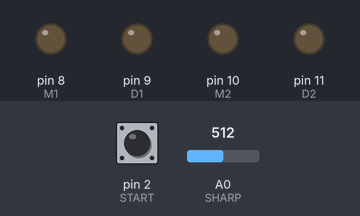
This sketch was run on a simulated Arduino Uno, built with avr-gcc and run on an emulated ATmega328P. Parts: output pins drawn as LEDs (lit = HIGH). Inputs (shaded band) come from the test bench; at power-on: A0 (SHARP) = 512, pin 2 (START) HIGH.

Above: at 1.2 s.
1.3 s: A0 (SHARP) set to 416
2.8 s: A0 (SHARP) set to 385
At 3.1 s:
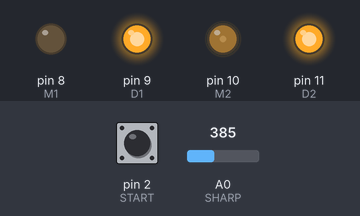
4.3 s: A0 (SHARP) set to 410
At 5.5 s:
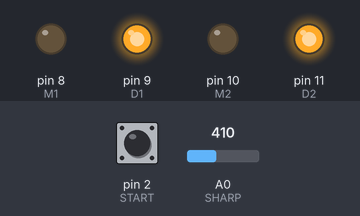
5.8 s: A0 (SHARP) set to 390
At 8.7 s:
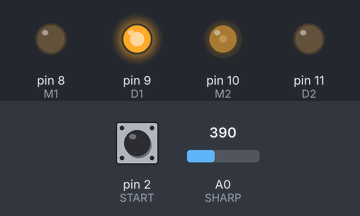
8.8 s: A0 (SHARP) set to 511
At 9.1 s:
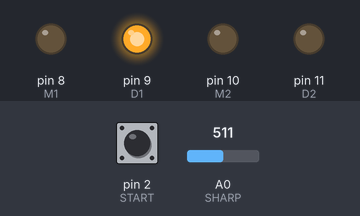
10.3 s: A0 (SHARP) set to 306
At 11.5 s:
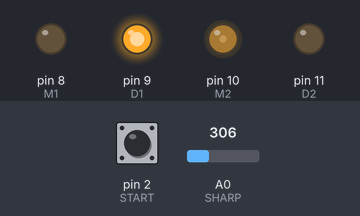
Timing chart, 0 to 15.3 s (numbered marks = the images above; inputs shaded):
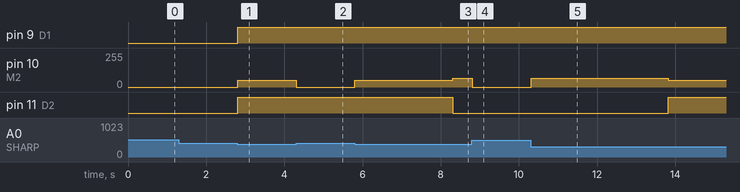

The sketch:

homologation_template.ino
```cpp
#define SHARP A0

#define M1 8
#define D1 9

#define M2 10
#define D2 11

#define START 2

#define POLLING_RATE 100

#define MIN_DIST 400

#define DEF_SPEED 50

int time=0;

void fwd(int mil){
  move(DEF_SPEED,HIGH,DEF_SPEED,HIGH,mil);
}

void bckw(int mil){
  move(DEF_SPEED,LOW,DEF_SPEED,LOW,mil);
}

void turnR(int mil){
  move(DEF_SPEED+17,HIGH,DEF_SPEED+17,LOW,mil);
}

void turnL(int mil){
  move(DEF_SPEED,LOW,DEF_SPEED,HIGH,mil);
}

void move (int M1_SPEED, int M1_DIR, int M2_SPEED, int M2_DIR, int time_delay){
  for (int i=0; i<time_delay/POLLING_RATE; i++){
    if(analogRead(SHARP) > MIN_DIST){
    digitalWrite(M1, 0);
    digitalWrite(M2, 0);

    while(analogRead(SHARP) > MIN_DIST)
      delay(POLLING_RATE);
    }

    analogWrite(M1, M1_SPEED);
    analogWrite(M2, M2_SPEED);
    digitalWrite(D1, M1_DIR);
    digitalWrite(D2, M2_DIR);

    delay(POLLING_RATE);
  }

  analogWrite(M1, 0);
  analogWrite(M2, 0);
}

void setup()
{
  pinMode(SHARP, INPUT);
  pinMode(START, INPUT_PULLUP);
  pinMode(M1, OUTPUT);
  pinMode(M2, OUTPUT);
  pinMode(D1, OUTPUT);
  pinMode(D2, OUTPUT);
  while (!digitalRead(START));
}

void loop()
{
  fwd(4000);
  turnR(4000);
  fwd(6500);
  while(1);
}
```

Measured:
- the behaviour switches between 401 and 400 on A0 (SHARP) (found by bisection; images 0 and 1)
- after the input at 1.3 s, every drawn part: stays the same
- after the input at 2.8 s, pin 9 (D1), pin 11 (D2): LOW → HIGH at once; pin 10 (M2): 0/255 → 50/255 at once
- after the input at 4.3 s, pin 10 (M2): 50/255 → 0/255 at once
- after the input at 5.8 s, pin 10 (M2): 0/255 → 50/255 at once, → 67/255 2.5 s later; pin 11 (D2): HIGH → LOW after 2.5 s
- after the input at 8.8 s, pin 10 (M2): 67/255 → 0/255 at once
- after the input at 10.3 s, pin 10 (M2): 0/255 → 67/255 at once, → 50/255 3.5 s later; pin 11 (D2): LOW → HIGH after 3.5 s
